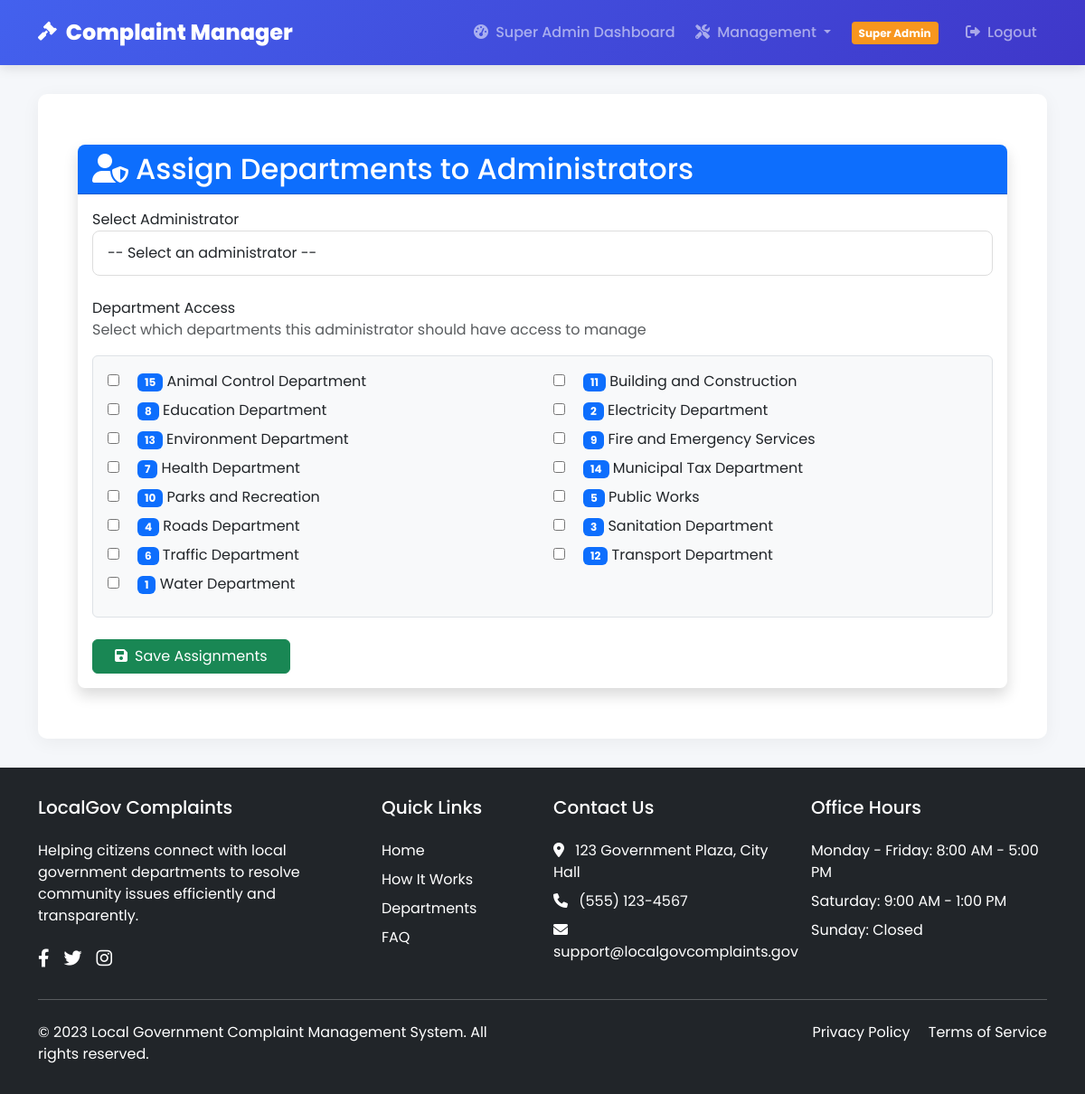
Screenshot of /admin/assign_departments (signed in) with the database file from the repository.
### tables this page shows
CREATE TABLE departments (
        id INTEGER PRIMARY KEY AUTOINCREMENT,
        name TEXT NOT NULL UNIQUE,
        email TEXT,
        phone TEXT,
        created_at TEXT DEFAULT (datetime('now', '+5 hours', '+30 minutes'))
    );

### app.py (the view, shortened to what this page needs)
@app.route('/admin/assign_departments', methods=['GET', 'POST'])
@admin_required
@superadmin_required
def assign_departments():
    with sqlite3.connect('complaint.db') as conn:
        conn.row_factory = sqlite3.Row
        c = conn.cursor()
        c.execute("""
            SELECT id, name, email , phone
            FROM admins
            WHERE is_superadmin = 0
            ORDER BY name
        """)
        admins = c.fetchall()
        c.execute("SELECT id, name FROM departments ORDER BY name")
        departments = c.fetchall()
        assignments = {}
        c.execute("""
            SELECT da.admin_id, da.department_id, d.name
            FROM department_admins da
            JOIN departments d ON da.department_id = d.id
        """)
        for row in c.fetchall():
            assignments.setdefault(row['admin_id'], []).append(row['department_id'])
    return render_template('admin/assign_departments.html',
                         admins=admins,
                         departments=departments,
                         assignments=assignments)

### app.py (called while the page is built)
def admin_required(f):
    @wraps(f)
    def decorated_function(*args, **kwargs):
        if not session.get('admin'):
            flash('Please log in as admin to access this page', 'danger')
            return redirect(url_for('admin_login'))
        return f(*args, **kwargs)
    return decorated_function

def superadmin_required(f):
    @wraps(f)
    def decorated_function(*args, **kwargs):
        if not session.get('is_superadmin'):
            flash('Superadmin privileges required', 'danger')
            return redirect(url_for('admin_dashboard'))
        return f(*args, **kwargs)
    return decorated_function

### templates/admin/assign_departments.html (shortened to what this page needs)
{% extends "base.html" %}
{% block content %}
<div class="container mt-4">
    <div class="card shadow">
        <div class="card-header bg-primary text-white">
            <h2 class="mb-0">
                <i class="fas fa-user-shield me-2"></i>Assign Departments to Administrators
            </h2>
        </div>
        <div class="card-body">
            <form method="POST" action="{{ url_for('assign_departments') }}">
                <div class="form-group">
                    <label for="admin_id" class="font-weight-bold">Select Administrator</label>
                    <select class="form-control select2" id="admin_id" name="admin_id" required>
                        <option value="">-- Select an administrator --</option>
                    </select>
                </div>
                <div class="form-group mt-4">
                    <label class="font-weight-bold">Department Access</label>
                    <p class="text-muted">Select which departments this administrator should have access to manage</p>
                    <div class="department-container border rounded p-3" style="max-height: 400px; overflow-y: auto;">
                        <div class="row">
                            {% for dept in departments %}
                            <div class="col-md-6 mb-2">
                                <div class="custom-control custom-checkbox">
                                    <input type="checkbox" class="custom-control-input me-3"
                                        name="department_ids"
                                        id="dept_{{ dept.id }}"
                                        value="{{ dept.id }}">
                                    <label class="custom-control-label" for="dept_{{ dept.id }}">
                                        <span class="badge badge-primary bg-primary mr-3">{{ dept.id }}</span>
                                        {{ dept.name }}
                                    </label>
                                </div>
                            </div>
                            {% endfor %}
                        </div>
                    </div>
                </div>
                <div class="form-group text-right mt-4">
                    <button type="submit" class="btn btn-success px-4">
                        <i class="fas fa-save me-2"></i>Save Assignments
                    </button>
                </div>
            </form>
        </div>
    </div>
</div>
<link href="https://cdn.jsdelivr.net/npm/select2@4.1.0-rc.0/dist/css/select2.min.css" rel="stylesheet" />
{% endblock %}

### templates/base.html (style rules this page uses)
:root { --primary-color: #4361ee; --secondary-color: #3f37c9; --accent-color: #4cc9f0; --light-color: #f8f9fa; --dark-color: #212529; --success-color: #4bb543; --warning-color: #f8961e; --danger-color: #f94144; }
body { font-family: 'Poppins', sans-serif; background-color: #f5f7fa; color: var(--dark-color); min-height: 100vh; display: flex; flex-direction: column; }
.container { flex: 1; }
.card { border-radius: 10px; border: none; box-shadow: 0 4px 15px rgba(0, 0, 0, 0.05); transition: transform 0.3s ease, box-shadow 0.3s ease; margin-bottom: 1.5rem; }
.card-header { background-color: var(--primary-color); color: white; font-weight: 500; border-radius: 10px 10px 0 0 !important; }
.form-control, .form-select { border-radius: 8px; padding: 0.75rem 1rem; border: 1px solid #ddd; }

### templates/admin/assign_departments.html (style rules this page uses)
.department-container { background-color: #f8f9fa; transition: all 0.3s ease; }
.custom-checkbox .custom-control-label::before { border-radius: 0.25rem; }
.card { border-radius: 0.5rem; }
.card-header { border-radius: 0.5rem 0.5rem 0 0 !important; }

### rows the page displays
departments: id "15", name "Animal Control Department"
departments: id "11", name "Building and Construction"
departments: id "8", name "Education Department"
departments: id "2", name "Electricity Department"
departments: id "13", name "Environment Department"
departments: id "9", name "Fire and Emergency Services"
departments: id "7", name "Health Department"
departments: id "14", name "Municipal Tax Department"
departments: id "10", name "Parks and Recreation"
departments: id "5", name "Public Works"
departments: id "4", name "Roads Department"
departments: id "3", name "Sanitation Department"
departments: id "6", name "Traffic Department"
departments: id "12", name "Transport Department"
departments: id "1", name "Water Department"
